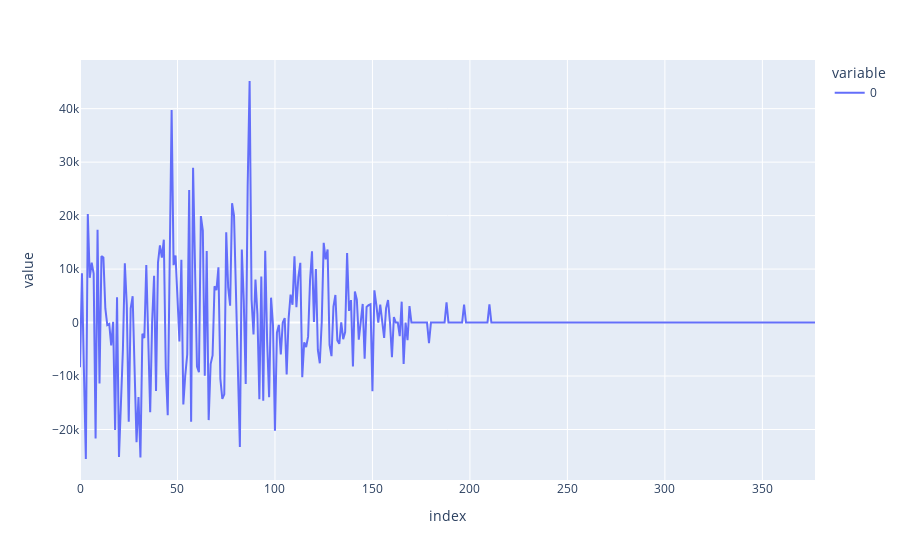

Here is the notebook cell this chart was saved with:
### Markdown cell above
### Delta

### Code cell
px.line((expected_payoffs_greeks[2] - expected_payoffs_greeks[0])/0.004)

### Figure 1 — Plotly figure (JSON) as saved in the notebook; plotly's stock layout.template omitted (floating-point values rounded to 4 significant figures; data arrays with more than 128 entries replaced by an {"elided": "..."} marker saying what was removed)
{"data": [{"hovertemplate": "variable=0<br>index=%{x}<br>value=%{y}<extra></extra>", "legendgroup": "0", "line": {"color": "#636efa", "dash": "solid"}, "marker": {"symbol": "circle"}, "mode": "lines", "name": "0", "orientation": "v", "showlegend": true, "type": "scatter", "x": {"elided": "378 int values"}, "xaxis": "x", "y": {"elided": "378 float values"}, "yaxis": "y"}], "layout": {"legend": {"title": {"text": "variable"}, "tracegroupgap": 0}, "margin": {"t": 60}, "xaxis": {"anchor": "y", "domain": [0, 1], "title": {"text": "index"}}, "yaxis": {"anchor": "x", "domain": [0, 1], "title": {"text": "value"}}}}
